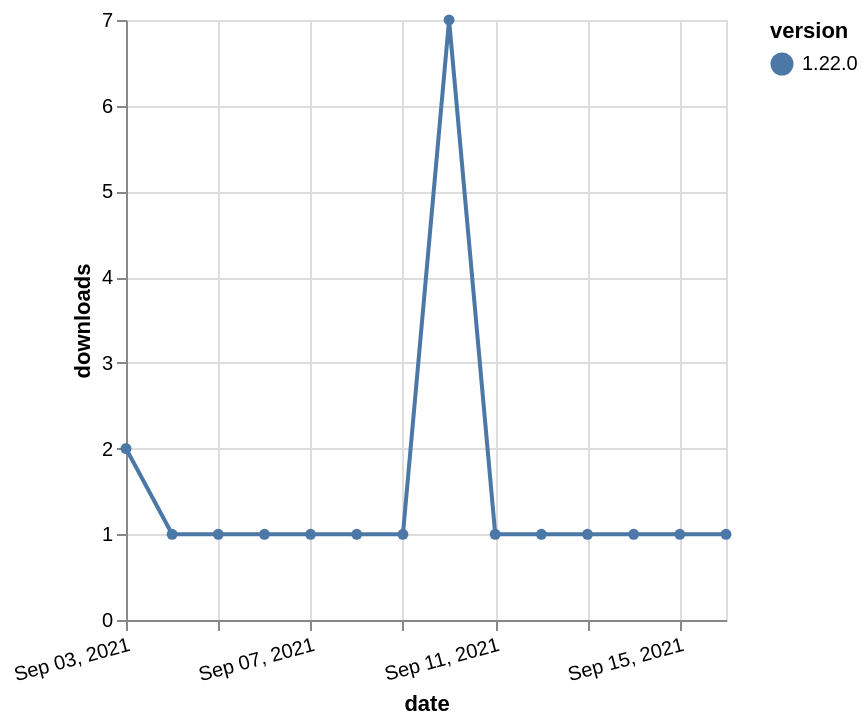

Write a Vega-Lite specification for this figure.
### Vega-Lite specification from a JSON file in a GitHub repository (floating-point values rounded to 4 significant figures)
{"$schema": "https://vega.github.io/schema/vega-lite/v5.json", "description": "A simple bar chart with embedded data.", "data": {"values": [{"date": "2021-09-03", "total": 502, "delta": 2, "version": "1.22.0"}, {"date": "2021-09-04", "total": 503, "delta": 1, "version": "1.22.0"}, {"date": "2021-09-05", "total": 504, "delta": 1, "version": "1.22.0"}, {"date": "2021-09-06", "total": 505, "delta": 1, "version": "1.22.0"}, {"date": "2021-09-07", "total": 506, "delta": 1, "version": "1.22.0"}, {"date": "2021-09-08", "total": 507, "delta": 1, "version": "1.22.0"}, {"date": "2021-09-09", "total": 508, "delta": 1, "version": "1.22.0"}, {"date": "2021-09-10", "total": 515, "delta": 7, "version": "1.22.0"}, {"date": "2021-09-11", "total": 516, "delta": 1, "version": "1.22.0"}, {"date": "2021-09-12", "total": 517, "delta": 1, "version": "1.22.0"}, {"date": "2021-09-13", "total": 518, "delta": 1, "version": "1.22.0"}, {"date": "2021-09-14", "total": 519, "delta": 1, "version": "1.22.0"}, {"date": "2021-09-15", "total": 520, "delta": 1, "version": "1.22.0"}, {"date": "2021-09-16", "total": 521, "delta": 1, "version": "1.22.0"}]}, "width": "container", "mark": {"type": "line", "point": {"filled": true}}, "encoding": {"x": {"field": "date", "type": "temporal", "timeUnit": "yearmonthdate", "title": "date", "axis": {"labelAngle": -15}}, "y": {"field": "delta", "type": "quantitative", "title": "downloads"}, "color": {"field": "version", "type": "nominal"}, "tooltip": {"field": "delta"}}}
